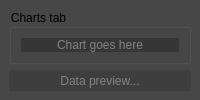
             <widget class="QWidget" name="Price_Charts">
              <attribute name="title">
               <string>Price Charts</string>
              </attribute>
              <layout class="QHBoxLayout" name="horizontalLayout_2">
               <property name="leftMargin">
                <number>0</number>
               </property>
               <property name="topMargin">
                <number>0</number>
               </property>
               <property name="rightMargin">
                <number>0</number>
               </property>
               <property name="bottomMargin">
                <number>0</number>
               </property>
               <item>
                <widget class="QWidget" name="widget" native="true">
                 <property name="styleSheet">
                  <string notr="true">background-color: rgb(71, 71, 71);</string>
                 </property>
                 <layout class="QVBoxLayout" name="verticalLayout_7">
                  <item>
                   <widget class="QGroupBox" name="Ohlcv_Chart_Group">
                    <property name="title">
                     <string>Charts tab</string>
                    </property>
                    <layout class="QHBoxLayout" name="horizontalLayout_16">
                     <item>
                      <widget class="QLabel" name="Ohlcv_Chart_Placeholder">
                       <property name="styleSheet">
                        <string notr="true">background-color: rgb(54, 54, 54);
color: rgb(130, 130, 130);</string>
                       </property>
                       <property name="text">
                        <string>Chart goes here</string>
                       </property>
                       <property name="alignment">
                        <set>Qt::AlignmentFlag::AlignCenter</set>
                       </property>
                      </widget>
                     </item>
                    </layout>
                   </widget>
                  </item>
                  <item>
                   <widget class="QWidget" name="widget_4" native="true">
                    <property name="maximumSize">
                     <size>
                      <width>16777215</width>
                      <height>250</height>
                     </size>
                    </property>
                    <layout class="QVBoxLayout" name="verticalLayout_8">
                     <property name="leftMargin">
                      <number>0</number>
                     </property>
                     <property name="topMargin">
                      <number>0</number>
                     </property>
                     <property name="rightMargin">
                      <number>0</number>
                     </property>
                     <property name="bottomMargin">
                      <number>0</number>
                     </property>
                     <item>
                      <widget class="QLabel" name="label_3">
                       <property name="styleSheet">
                        <string notr="true">background-color: rgb(62, 62, 62);
color: rgb(130, 130, 130);</string>
                       </property>
                       <property name="text">
                        <string>Data preview...</string>
                       </property>
                       <property name="alignment">
                        <set>Qt::AlignmentFlag::AlignCenter</set>
                       </property>
                      </widget>
                     </item>
                    </layout>
                   </widget>
                  </item>
                 </layout>
                </widget>
               </item>
              </layout>
             </widget>
